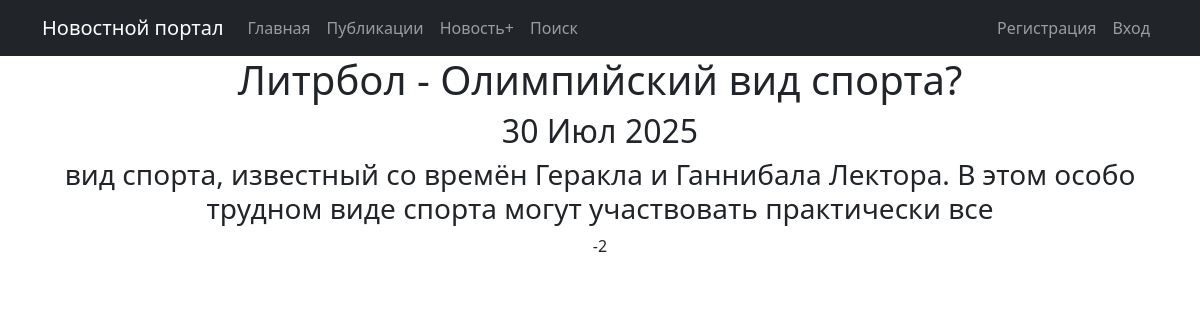
The app's page /post/7/, older data.
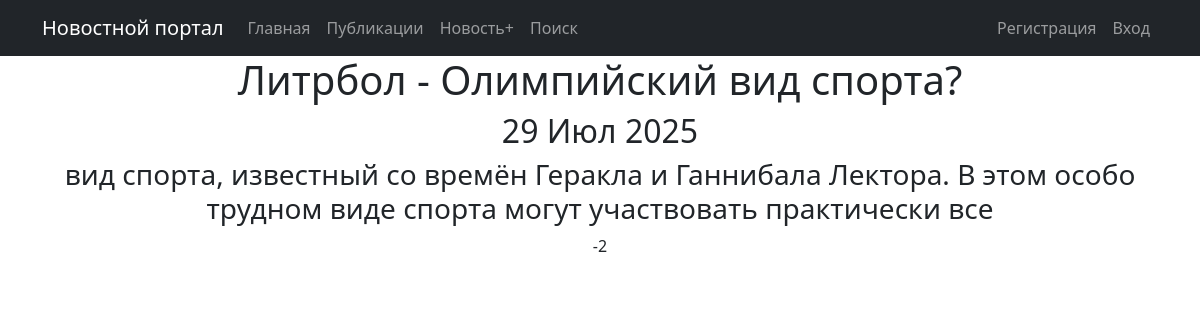
The same page, newer data.
### news/models.py (models this page shows, shortened)
class Post(models.Model):
    NEWS = 'NW'
    ARTICLE = 'AR'
    POST_TYPE_CHOICES = [(NEWS, 'Новость'),(ARTICLE, 'Статья')]
    author = models.ForeignKey(Author, on_delete=models.CASCADE, related_name="posts")
    created_at = models.DateTimeField(auto_now_add=True)
    categories = models.ManyToManyField("Category", through='PostCategory')
    title = models.CharField(max_length=255)
    post_type = models.CharField(max_length=2, choices=POST_TYPE_CHOICES)
    content = models.TextField()
    rating = models.IntegerField(default= 0)

### news/views.py (the view)
# urls.py: path('<int:pk>/',NewsDetail.as_view(), name= 'news_detail'),
class NewsDetail(DetailView):
    model = Post
    template_name = 'post.html'
    context_object_name = 'post'

### templates/post.html (shortened to what this page needs)
{% extends 'flatpages/default.html' %}
{% block content %}
<h1>{{ post.title }}</h1>
<h2>{{ post.created_at|date:'d M Y'}}</h2>
<h3>{{ post.content }}</h3>
<span>{{ post.rating }}</span>
{% endblock content %}

Row changes from the older to the newer data that the page shows:
changed Post "Литрбол - Олимпийский вид спорта?": created_at "30 Июл 2025" → "29 Июл 2025"
